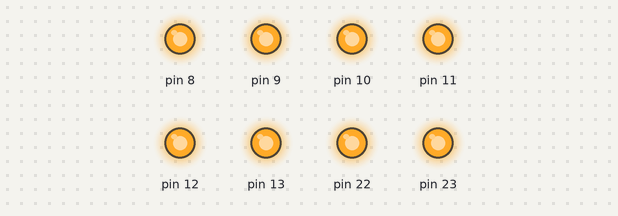
This sketch was run on a simulated Arduino Uno, built with avr-gcc and run on an emulated ATmega328P. On the bench: output pins drawn as LEDs (lit = HIGH).

Above: at 0.5 s.
At 3.5 s:
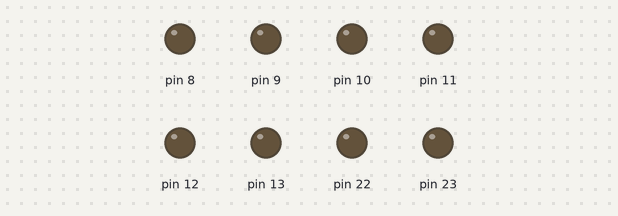
Timing chart, 0 to 4.6 s (numbered marks = the images above):
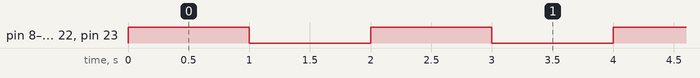

The sketch:

28.1.ino
```cpp
#include <avr/io.h>
#include <util/delay.h>
#include <avr/interrupt.h>

#define BITN(BIT_NUM)               (0x01 << (BIT_NUM))
#define SET_BIT(PORT, BIT_NUM)      ((PORT) |= (BITN(BIT_NUM)))
#define CHECK_BIT(PORT, BIT_NUM)    ((PORT) & (BITN(BIT_NUM)))
#define CLEAR_BIT(PORT, BIT_NUM)    ((PORT) &= (~(BITN(BIT_NUM))))

int main(void)
{
  DDRB = 0xFF;
  while(true){
    PORTB = 0xFF;
    _delay_ms(1000);
    PORTB = 0x00;
    _delay_ms(1000);
  }
}
```

Measured:
- by itself, pin 8–13, pin 22, pin 23: alternates HIGH for 1.0 s and LOW for 1.0 s
